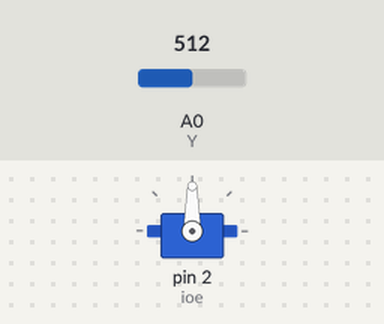
Bench run of a sketch on a simulated Arduino Uno, built with avr-gcc and run on an emulated ATmega328P. Shown: servo. The test bench sets the inputs (shaded band); at power-on: A0 (Y) = 512.

Above: at 1.2 s.
1.3 s: A0 (Y) set to 716
At 2.2 s:
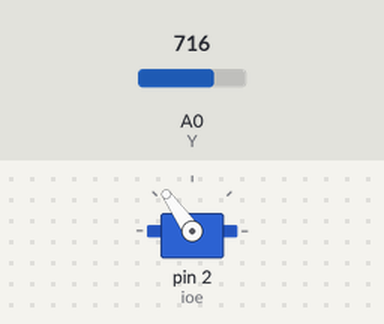
2.8 s: A0 (Y) set to 900
At 3.1 s:
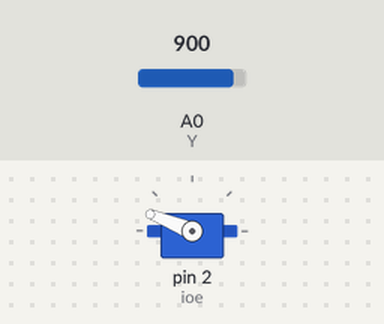
4.3 s: A0 (Y) set to 1023
At 5.5 s:
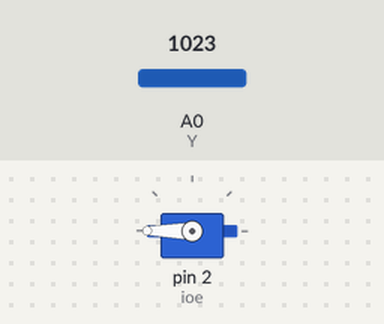
5.8 s: A0 (Y) set to 306
At 6.9 s:
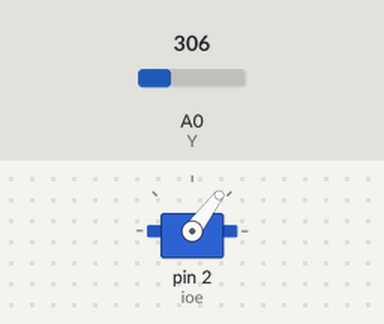
7.3 s: A0 (Y) set to 122
At 7.7 s:
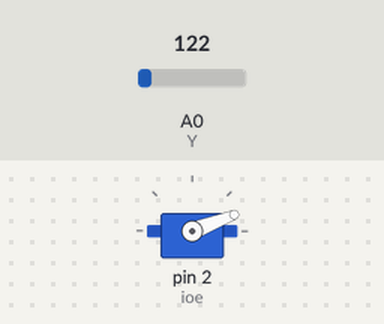
Timing chart, 0 to 9.8 s (numbered marks = the images above; inputs shaded):
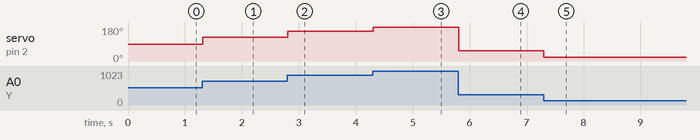

The sketch:

brazoRobotico.ino
```cpp
#include <Servo.h>

Servo ioe;

int Y = 0;

void setup() {
  ioe.attach(2);
}
void loop() {
  int position_Y = analogRead(Y);
  int angulo = map(position_Y, 0, 1023, 0, 180);
  ioe.write(angulo);
  delay(10);
}
```

Measured:
- after the input at 1.3 s, servo on pin 2 (ioe): 90° → 125° at once
- after the input at 2.8 s, servo on pin 2 (ioe): 125° → 158° at once
- after the input at 4.3 s, servo on pin 2 (ioe): 158° → 180° at once
- after the input at 5.8 s, servo on pin 2 (ioe): 180° → 53° at once
- after the input at 7.3 s, servo on pin 2 (ioe): 53° → 21° at once
